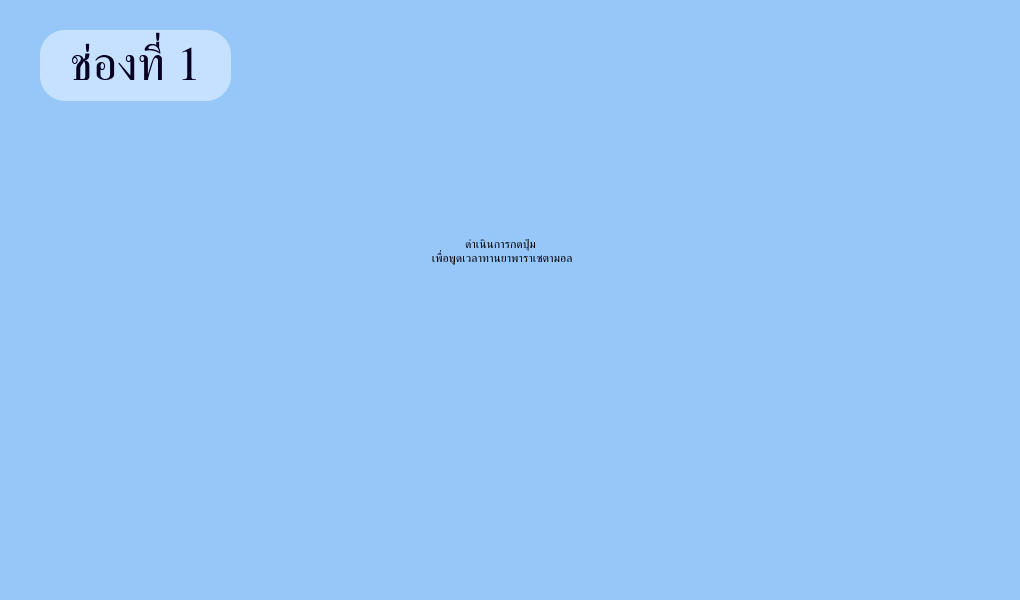
<?xml version="1.0" encoding="UTF-8"?>
<ui version="4.0">
 <class>background_input_times_to_take_pill</class>
 <widget class="QDialog" name="background_input_times_to_take_pill">
  <property name="geometry">
   <rect>
    <x>0</x>
    <y>0</y>
    <width>1020</width>
    <height>600</height>
   </rect>
  </property>
  <property name="windowTitle">
   <string>Dialog</string>
  </property>
  <property name="styleSheet">
   <string notr="true">QWidget#background_input_times_to_take_pill{
background-color: #97C7F9}</string>
  </property>
  <widget class="QLabel" name="no_channel">
   <property name="geometry">
    <rect>
     <x>40</x>
     <y>30</y>
     <width>191</width>
     <height>71</height>
    </rect>
   </property>
   <property name="font">
    <font>
     <family>JasmineUPC</family>
     <pointsize>36</pointsize>
     <weight>9</weight>
     <italic>false</italic>
     <bold>false</bold>
    </font>
   </property>
   <property name="styleSheet">
    <string notr="true">background-color: #C5E1FF;
font: 75 36pt &quot;JasmineUPC&quot;;
border-radius: 25px;
color: #070021;
</string>
   </property>
   <property name="text">
    <string>ช่องที่ 1</string>
   </property>
   <property name="alignment">
    <set>Qt::AlignCenter</set>
   </property>
  </widget>
  <widget class="QLabel" name="question_input_times_to_take_pill">
   <property name="geometry">
    <rect>
     <x>190</x>
     <y>150</y>
     <width>621</width>
     <height>201</height>
    </rect>
   </property>
   <property name="styleSheet">
    <string notr="true">font: 34pt &quot;JasmineUPC&quot;;</string>
   </property>
   <property name="text">
    <string>ดำเนินการกดปุ่ม 
 เพื่อพูดเวลาทานยาพาราเซตามอล</string>
   </property>
   <property name="alignment">
    <set>Qt::AlignCenter</set>
   </property>
  </widget>
  <widget class="QToolButton" name="button_input_times_to_take_pill">
   <property name="geometry">
    <rect>
     <x>430</x>
     <y>350</y>
     <width>141</width>
     <height>125</height>
    </rect>
   </property>
   <property name="styleSheet">
    <string notr="true">QToolButton#button_input_times_to_take_pill {
   background-image: url(:/newPrefix/mic_icon.png); 
   border-radius: 35;
   width:30px;
}
QToolButton#button_input_times_to_take_pill:hover {
	background-color:#24BD73;
	background-image: url(:/newPrefix/mic_icon.png);
   border-radius: 35;
   background-color:#B9D974;
	width: 170px;
	height: 100px;
}</string>
   </property>
   <property name="text">
    <string/>
   </property>
  </widget>
 </widget>
 <resources>
  <include location="../../../../../Pictures/GUI-KLONG-YAA/mic_icon.qrc"/>
 </resources>
 <connections/>
</ui>
